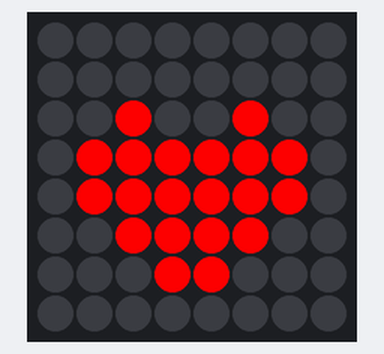
Simulated run of this program. Board: Raspberry Pi (BCM pin numbers) with a Sense HAT. On the bench: the Sense HAT's 8×8 RGB LED matrix. Random numbers come from a fixed seed. At 12.1 s the program stops and its outputs stay as they are.

Above: at 0.1 s.
At 10.5 s:
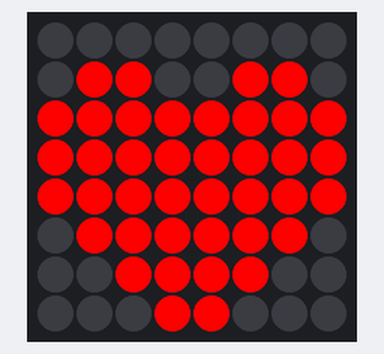

Measured:
- what the display in image 1 shows lasts 0.8 s, from 10.5 s to 11.3 s

The program:

heart.py
```python
import time
from sense_hat import SenseHat

from utils import clean_led, RED, BLACK

heart_large = [
  0,0,0,0,0,0,0,0,
  0,1,1,0,0,1,1,0,
  1,1,1,1,1,1,1,1,
  1,1,1,1,1,1,1,1,
  1,1,1,1,1,1,1,1,
  0,1,1,1,1,1,1,0,
  0,0,1,1,1,1,0,0,
  0,0,0,1,1,0,0,0,
]

heart_small = [
  0,0,0,0,0,0,0,0,
  0,0,0,0,0,0,0,0,
  0,0,1,0,0,1,0,0,
  0,1,1,1,1,1,1,0,
  0,1,1,1,1,1,1,0,
  0,0,1,1,1,1,0,0,
  0,0,0,1,1,0,0,0,
  0,0,0,0,0,0,0,0,
]


@clean_led()
def app(beats):
    sense = SenseHat()

    h_large = [RED if i == 1 else BLACK for i in heart_large]
    h_small = [RED if i == 1 else BLACK for i in heart_small]

    for i in range(beats):
        heart = h_large if i % 2 else h_small
        sense.set_pixels(heart)
        time.sleep(0.8)


if __name__ == '__main__':
    app(beats=15)
```

utils.py
```python
import random

from sense_hat import SenseHat

RED   = [255, 000, 000]
GREEN = [000, 255, 000]
BLUE  = [000, 000, 255]
BLACK = [000, 000, 000]
WHITE = [255, 255, 255]


def clean_led():
    def decorate(func):
        def call(*args, **kwargs):
            SenseHat().clear()
            result = func(*args, **kwargs)
            SenseHat().clear()
            return result
        return call
    return decorate


def random_color():
    return [
        random.randint(0, 255),
        random.randint(0, 255),
        random.randint(0, 255),
    ]
```
